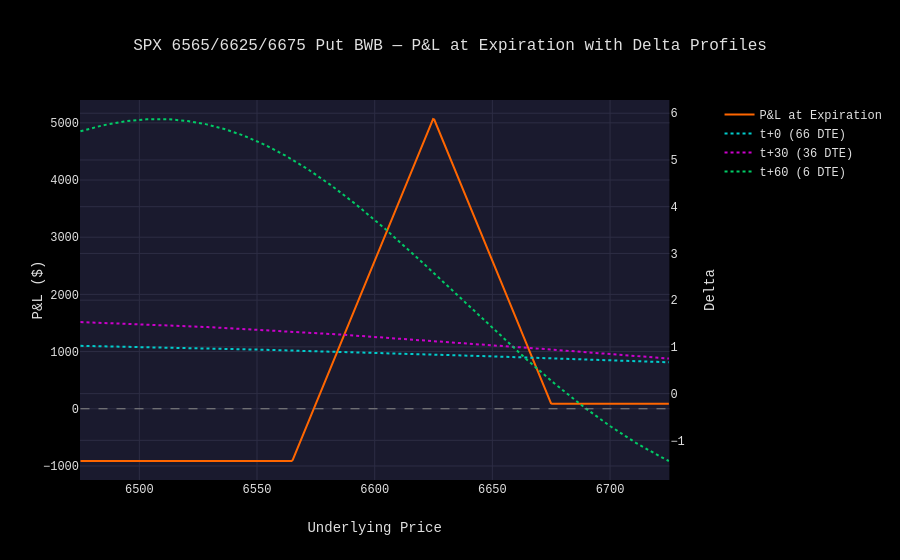

Notebook source saved alongside this figure:
### Markdown cell above
## 5. P&L with Delta Profiles

Dual Y-axis chart showing:
- **Left axis**: Expiration P&L (solid orange) — the hockey-stick payoff
- **Right axis**: Position delta at t+0, t+30, t+60 (dashed lines)

The spread between delta curves reveals **charm** — how the position's delta drifts as time passes.
Wider gaps between curves indicate higher charm exposure.

### Code cell
import numpy as np

from options_analyzer.engine.greeks_calculator import GreeksCalculator
from options_analyzer.engine.payoff import PayoffCalculator
from options_analyzer.engine.position_analyzer import PositionAnalyzer
from options_analyzer.visualization.decay_charts import plot_payoff_with_delta

# Price range: short_strike -150 to +100, 500 points
price_range = np.linspace(short_strike - 150, short_strike + 100, 500)

# Expiration payoff
payoff_calc = PayoffCalculator(
    risk_free_rate=r,
    dividend_yield=q,
)
payoff = payoff_calc.expiration_payoff(bwb, price_range)

# Delta profiles at multiple DTEs
greeks_calc = GreeksCalculator(risk_free_rate=r, dividend_yield=q)
analyzer = PositionAnalyzer(greeks_calc)

ivs = {leg.contract.symbol: FLAT_IV for leg in bwb.legs}

# Build DTE list: t+0 = full DTE, t+30, t+60 (guard against negative)
dte_list = [dte]
for offset in [30, 60]:
    remaining = dte - offset
    if remaining > 0:
        dte_list.append(remaining)
    else:
        print(f"Warning: t+{offset} skipped (would be {remaining} DTE)")

delta_by_dte = analyzer.delta_vs_price_at_dtes(bwb, price_range, ivs, dte_list)

# Relabel keys for clearer legend: "65 DTE" -> "t+0 (65 DTE)"
relabeled = {}
for i, orig_dte in enumerate(dte_list):
    old_key = f"{orig_dte:g} DTE"
    offset = dte - orig_dte
    new_key = f"t+{offset} ({orig_dte} DTE)"
    relabeled[new_key] = delta_by_dte[old_key]

fig = plot_payoff_with_delta(
    price_range,
    payoff,
    relabeled,
    title=f"{bwb.name} — P&L at Expiration with Delta Profiles",
)
fig.show()

# Summary stats
max_profit = payoff.max()
max_loss = payoff.min()
sign_changes = np.where(np.diff(np.sign(payoff)))[0]
breakevens = [float(price_range[i]) for i in sign_changes]

print(f"Max profit:  ${max_profit:>10,.2f}")
print(f"Max loss:    ${max_loss:>10,.2f}")
print(f"Breakevens:  {', '.join(f'${b:,.2f}' for b in breakevens)}")

### Figure 1 — Plotly figure (JSON) as saved in the notebook; plotly's stock layout.template omitted (floating-point values rounded to 4 significant figures; data arrays with more than 128 entries replaced by an {"elided": "..."} marker saying what was removed)
{"data": [{"line": {"color": "#ff6600", "width": 2}, "mode": "lines", "name": "P&L at Expiration", "type": "scatter", "x": {"elided": "500 float values"}, "xaxis": "x", "y": {"elided": "500 float values"}, "yaxis": "y"}, {"line": {"color": "#00cccc", "dash": "dot", "width": 2}, "mode": "lines", "name": "t+0 (66 DTE)", "type": "scatter", "x": {"elided": "500 float values"}, "xaxis": "x", "y": {"elided": "500 float values"}, "yaxis": "y2"}, {"line": {"color": "#cc00cc", "dash": "dot", "width": 2}, "mode": "lines", "name": "t+30 (36 DTE)", "type": "scatter", "x": {"elided": "500 float values"}, "xaxis": "x", "y": {"elided": "500 float values"}, "yaxis": "y2"}, {"line": {"color": "#00cc66", "dash": "dot", "width": 2}, "mode": "lines", "name": "t+60 (6 DTE)", "type": "scatter", "x": {"elided": "500 float values"}, "xaxis": "x", "y": {"elided": "500 float values"}, "yaxis": "y2"}], "layout": {"shapes": [{"line": {"color": "#888888", "dash": "dash", "width": 1}, "type": "line", "x0": 6475, "x1": 6725, "y0": 0, "y1": 0, "yref": "y"}], "title": {"text": "SPX 6565/6625/6675 Put BWB — P&L at Expiration with Delta Profiles"}, "xaxis": {"anchor": "y", "domain": [0, 0.94], "title": {"text": "Underlying Price"}}, "yaxis": {"anchor": "x", "domain": [0, 1], "title": {"text": "P&L ($)"}}, "yaxis2": {"anchor": "x", "gridcolor": "#2d2d44", "overlaying": "y", "side": "right", "title": {"text": "Delta"}, "zerolinecolor": "#2d2d44"}}}
